Frame 1 (no input): blank canvas, image omitted
Frame 60 (the mouse pressed at the canvas centre just before this capture): blank canvas, image omitted
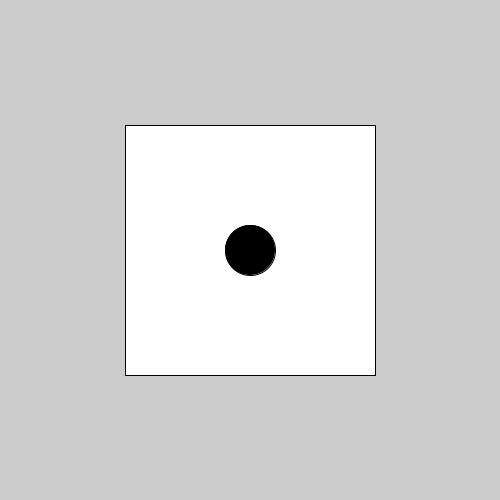
Frame 120 (the mouse held since frame 60 and released just before this capture)

The Processing sketch whose frames 1 and 60 were blank and that drew this single picture after the mouse press (run headless with seeded random() and noise(); from frame 60 on, the mouse is pressed at the canvas centre):

// Processing sketch: RJV
// ── RJV.pde
int x;

void setup(){
  size(500,500);
}

void draw(){
  if(mousePressed){
    x = int(random(1,7));
    println(x);
    fill(255);
    rect(125,125,250,250);
    switch(x){
      case 1:
      fill(0);
      ellipse(250,250,50,50);
      break;
      case 2:
      fill(0);
      ellipse(155,155,50,50);
      ellipse(345,345,50,50);
      break;
      case 3:
      fill(0);
      ellipse(250,250,50,50);
      ellipse(155,155,50,50);
      ellipse(345,345,50,50);
      break;
      case 4:
      fill(0);
      ellipse(155,155,50,50);
      ellipse(155,345,50,50);
      ellipse(345,155,50,50);
      ellipse(345,345,50,50);
      break;
      case 5:
      fill(0);
      ellipse(155,155,50,50);
      ellipse(155,345,50,50);
      ellipse(345,155,50,50);
      ellipse(345,345,50,50);
      ellipse(250,250,50,50);
      break;
      case 6:
      fill(0);
      ellipse(155,155,50,50);
      ellipse(155,345,50,50);
      ellipse(345,155,50,50);
      ellipse(345,345,50,50);
      ellipse(155,255,50,50);
      ellipse(345,255,50,50);
      break;
      
    }
}
}
